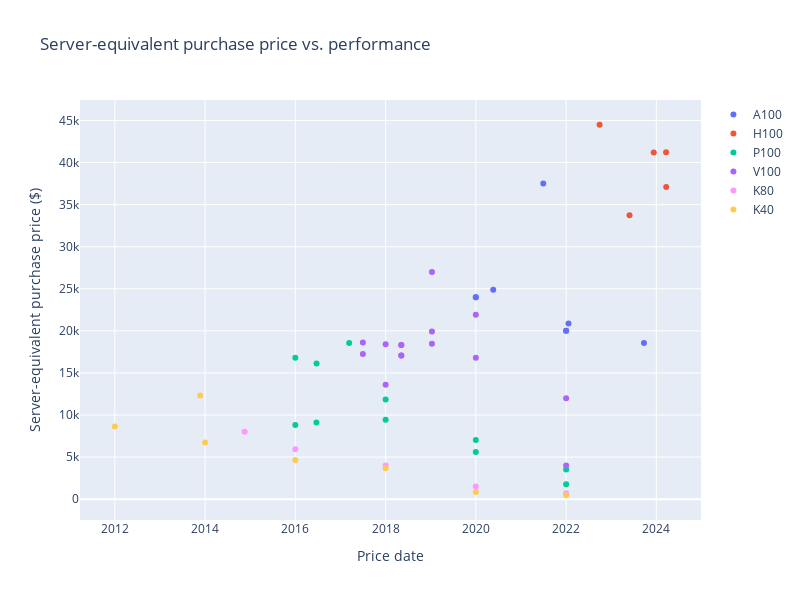

Notebook cell for this chart:
### Code cell
fig = go.Figure()
for hardware_alias in hardware_aliases:
    hardware_df = server_adjusted_purchase_price_df[server_adjusted_purchase_price_df['Hardware model'].str.contains(hardware_alias)]
    fig.add_trace(go.Scatter(
        x=hardware_df['Price date'],
        y=hardware_df[price_colname],
        mode='markers',
        name=hardware_alias,
        text=server_adjusted_purchase_price_df['Hardware model'] + ' | ' + hardware_df['Notes'],
    ))
fig.update_layout(
    title='Server-equivalent purchase price vs. performance',
    xaxis_title='Price date',
    yaxis_title='Server-equivalent purchase price ($)',
    # yaxis_type='log',
    width=800,
    height=600,
)
fig.show()

### Figure 1 — Plotly figure (JSON) as saved in the notebook; plotly's stock layout.template omitted (floating-point values rounded to 4 significant figures)
{"data": [{"mode": "markers", "name": "A100", "text": ["NVIDIA A100 PCIe | server-equivalent list price", "NVIDIA A100 PCIe | server-equivalent list price", "NVIDIA A100 SXM4 40 GB | server-equivalent list price", "NVIDIA A100 SXM4 40 GB | DGX A100, 8 GPU, 320GB. Release price.", "NVIDIA A100 SXM4 40 GB | server-equivalent list price", "NVIDIA A100 SXM4 80 GB | DGX A100, 8 GPU, 640GB", "NVIDIA A100 SXM4 80 GB | DGX A100, 8 GPU, 640GB", "NVIDIA A100 SXM4 80 GB | HGX A100, 8 GPU, 640GB", null, null, null, null, null, null, null, null, null, null, null, null, null, null, null, null, null, null, null, null, null, null, null, null, null, null, null, null, null, null, null, null, null, null, null, null, null, null, null, null, null, null, null, null], "type": "scatter", "x": ["2020-01-01T00:00:00", "2022-01-01T00:00:00", "2020-01-01T00:00:00", "2020-05-21T00:00:00", "2022-01-01T00:00:00", "2021-06-30T00:00:00", "2022-01-20T00:00:00", "2023-09-23T00:00:00"], "y": [24000, 20000, 24000, 24875, 20000, 37500, 20875, 18550.0]}, {"mode": "markers", "name": "H100", "text": [null, null, null, null, null, null, null, null, null, "NVIDIA H100 SXM5 | DGX, 8 GPU, 640GB. Convert Euro to USD: https://www.oanda.com/currency-converter/en/?from=EUR&to=USD&amount=https://www.oanda.com/currency-converter/en/?from=EUR&to=USD&amount=369855.51", "NVIDIA H100 SXM5 | DGX, 8 GPU, 640GB. “Nvidia sells DGX H100’s at around $270,000”.", "NVIDIA H100 SXM5 | DGX, 8 GPU, 640GB. Convert Euro to USD: https://www.oanda.com/currency-converter/en/?from=EUR&to=USD&amount=306403.66", "NVIDIA H100 SXM5 | DGX, 8 GPU, 640GB. Convert Euro to USD: https://www.oanda.com/currency-converter/en/?from=EUR&to=USD&amount=303610.2", "NVIDIA H100 SXM5 | HGX, 8 GPU, 640GB", null, null, null, null, null, null, null, null, null, null, null, null, null, null, null, null, null, null, null, null, null, null, null, null, null, null, null, null, null, null, null, null, null, null, null, null, null, null], "type": "scatter", "x": ["2022-09-29T00:00:00", "2023-05-29T00:00:00", "2023-12-11T00:00:00", "2024-03-20T00:00:00", "2024-03-21T00:00:00"], "y": [44490.0, 33750, 41200.0, 41217, 37080.0]}, {"mode": "markers", "name": "P100", "text": [null, null, null, null, null, null, null, null, null, null, null, null, null, null, null, null, null, null, null, null, null, null, null, null, null, null, "NVIDIA Tesla P100 PCIe 16 GB | server-equivalent list price", "NVIDIA Tesla P100 PCIe 16 GB | server-equivalent release price", "NVIDIA Tesla P100 PCIe 16 GB | DGX-1, 8 GPU, 128GB", "NVIDIA Tesla P100 PCIe 16 GB | DGX-1, 8 GPU, 128GB", "NVIDIA Tesla P100 PCIe 16 GB | server-equivalent list price", "NVIDIA Tesla P100 PCIe 16 GB | server-equivalent list price", "NVIDIA Tesla P100 PCIe 16 GB | server-equivalent list price", "NVIDIA Tesla P100 SXM2 | server-equivalent list price", "NVIDIA Tesla P100 SXM2 | server-equivalent list price", "NVIDIA Tesla P100 SXM2 | server-equivalent list price", "NVIDIA Tesla P100 SXM2 | server-equivalent list price", null, null, null, null, null, null, null, null, null, null, null, null, null, null, null], "type": "scatter", "x": ["2016-01-01T00:00:00", "2016-06-20T00:00:00", "2016-06-21T00:00:00", "2017-03-12T00:00:00", "2018-01-01T00:00:00", "2020-01-01T00:00:00", "2022-01-01T00:00:00", "2016-01-01T00:00:00", "2018-01-01T00:00:00", "2020-01-01T00:00:00", "2022-01-01T00:00:00"], "y": [8800, 9118.0, 16125, 18540.0, 9440, 5600, 3520, 16800, 11840, 7040, 1760]}, {"mode": "markers", "name": "V100", "text": [null, null, null, null, null, null, null, null, null, null, null, null, null, null, null, null, null, null, null, null, null, null, null, null, null, null, null, null, null, null, null, null, null, null, null, null, null, "NVIDIA Tesla V100 DGXS 32 GB | DGX, 4 GPU, 128GB", "NVIDIA Tesla V100 DGXS 32 GB | DGX-1, 8 GPU, 256GB", "NVIDIA Tesla V100 DGXS 32 GB | DGX-2, 16 GPU, 512 GB", "NVIDIA Tesla V100 PCIe 16 GB | server-equivalent list price", "NVIDIA Tesla V100 PCIe 32 GB | server-equivalent list price", "NVIDIA Tesla V100 PCIe 32 GB | server-equivalent list price", "NVIDIA Tesla V100 PCIe 32 GB | server-equivalent list price", "NVIDIA Tesla V100 SXM2 16 GB | server-equivalent list price", "NVIDIA Tesla V100 SXM2 32 GB | server-equivalent list price", "NVIDIA Tesla V100 SXM2 32 GB | server-equivalent list price", "NVIDIA Tesla V100 SXM3 32 GB | server-equivalent list price", "NVIDIA Tesla V100 SXM3 32 GB | server-equivalent list price", "NVIDIA Tesla V100 SXM3 32 GB | server-equivalent list price", "NVIDIA V100 | Price at release (2017 Q3) for a DGX-1 with 8x V100 GPUs was $149,000. Dividing by 8, the price per GPU is $18,625 including interconnect hardware.", "NVIDIA V100 | Price at release (2017 Q3) for a DGXX with 4x V100 GPUs was $69,000. Dividing by 4, the price per GPU is $17250 including interconnect hardware."], "type": "scatter", "x": ["2019-01-11T00:00:00", "2019-01-11T00:00:00", "2019-01-11T00:00:00", "2018-05-08T00:00:00", "2018-01-01T00:00:00", "2020-01-01T00:00:00", "2022-01-01T00:00:00", "2018-05-08T00:00:00", "2018-05-08T00:00:00", "2018-05-08T00:00:00", "2018-01-01T00:00:00", "2020-01-01T00:00:00", "2022-01-01T00:00:00", "2017-07-01T00:00:00", "2017-07-01T00:00:00"], "y": [18460.0, 19930.0, 27000.0, 17060.0, 13600, 16800, 12000, 17060.0, 18330.0, 18330.0, 18400, 21920, 4000, 18625, 17250]}, {"mode": "markers", "name": "TPU v4", "text": [null, null, null, null, null, null, null, null, null, null, null, null, null, null, null, null, null, null, null, null, null, null, null, null, null, null, null, null, null, null, null, null, null, null, null, null, null, null, null, null, null, null, null, null, null, null, null, null, null, null, null, null], "type": "scatter", "x": [], "y": []}, {"mode": "markers", "name": "TPU v3", "text": [null, null, null, null, null, null, null, null, null, null, null, null, null, null, null, null, null, null, null, null, null, null, null, null, null, null, null, null, null, null, null, null, null, null, null, null, null, null, null, null, null, null, null, null, null, null, null, null, null, null, null, null], "type": "scatter", "x": [], "y": []}, {"mode": "markers", "name": "TPU v2", "text": [null, null, null, null, null, null, null, null, null, null, null, null, null, null, null, null, null, null, null, null, null, null, null, null, null, null, null, null, null, null, null, null, null, null, null, null, null, null, null, null, null, null, null, null, null, null, null, null, null, null, null, null], "type": "scatter", "x": [], "y": []}, {"mode": "markers", "name": "TPU v1", "text": [null, null, null, null, null, null, null, null, null, null, null, null, null, null, null, null, null, null, null, null, null, null, null, null, null, null, null, null, null, null, null, null, null, null, null, null, null, null, null, null, null, null, null, null, null, null, null, null, null, null, null, null], "type": "scatter", "x": [], "y": []}, {"mode": "markers", "name": "K80", "text": [null, null, null, null, null, null, null, null, null, null, null, null, null, null, null, null, null, null, null, null, null, "NVIDIA Tesla K80 | server-equivalent release price", "NVIDIA Tesla K80 | server-equivalent list price", "NVIDIA Tesla K80 | server-equivalent list price", "NVIDIA Tesla K80 | server-equivalent list price", "NVIDIA Tesla K80 | server-equivalent list price", null, null, null, null, null, null, null, null, null, null, null, null, null, null, null, null, null, null, null, null, null, null, null, null, null, null], "type": "scatter", "x": ["2014-11-17T00:00:00", "2016-01-01T00:00:00", "2018-01-01T00:00:00", "2020-01-01T00:00:00", "2022-01-01T00:00:00"], "y": [8000, 5920, 4000, 1504, 696]}, {"mode": "markers", "name": "K40", "text": [null, null, null, null, null, null, null, null, null, null, null, null, null, null, "NVIDIA Tesla K40s | server-equivalent release price", "NVIDIA Tesla K40s | server-equivalent release price", "NVIDIA Tesla K40s | server-equivalent list price", "NVIDIA Tesla K40s | server-equivalent list price", "NVIDIA Tesla K40s | server-equivalent list price", "NVIDIA Tesla K40s | server-equivalent list price", "NVIDIA Tesla K40s | server-equivalent list price", null, null, null, null, null, null, null, null, null, null, null, null, null, null, null, null, null, null, null, null, null, null, null, null, null, null, null, null, null, null, null], "type": "scatter", "x": ["2012-01-01T00:00:00", "2013-11-22T00:00:00", "2014-01-01T00:00:00", "2016-01-01T00:00:00", "2018-01-01T00:00:00", "2020-01-01T00:00:00", "2022-01-01T00:00:00"], "y": [8640, 12320.0, 6720, 4640, 3680, 864, 464]}], "layout": {"height": 600, "title": {"text": "Server-equivalent purchase price vs. performance"}, "width": 800, "xaxis": {"title": {"text": "Price date"}}, "yaxis": {"title": {"text": "Server-equivalent purchase price ($)"}}}}
